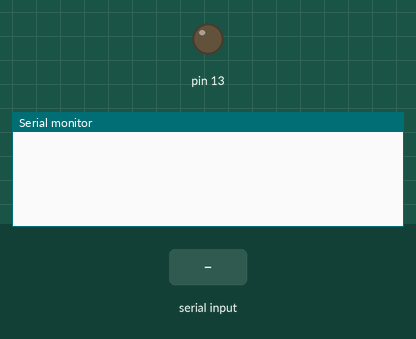
Bench run of a sketch on a simulated Arduino Uno, built with avr-gcc and run on an emulated ATmega328P. Shown: output pins drawn as LEDs (lit = HIGH), the last lines printed to the serial monitor. The inputs (shaded band) are chosen by the test bench.

Above: at 1.2 s.
1.3 s: "90,45\n" received over Serial
At 3.2 s:
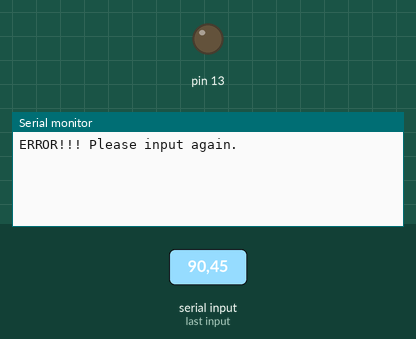
3.8 s: "30,150\n" received over Serial
At 5.2 s:
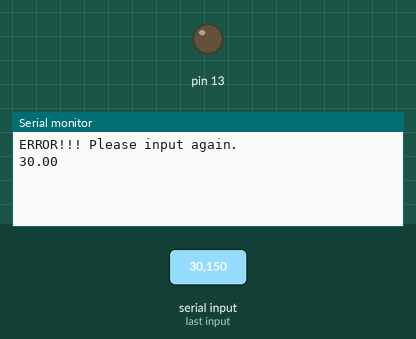

Measured:
- after the input at 1.3 s, the serial monitor: prints a new line after 1.0 s (image 1)
- after the input at 3.8 s, the serial monitor: prints a new line after 1.0 s (image 2)

The sketch:

BioReactorControl.ino
```cpp
/*
  This program blinks pin 13 of the Arduino (the
  built-in LED)
*/

float var;
float setTemp = 25.00;       //default
float setpH = 5.0;           //default
int motorRPM = 1000;         //default

void setup()
{
  pinMode(13, OUTPUT);
  Serial.begin(9600);
}

void loop()
{
  while(Serial.available()>0)  //when serial available
  {
    var = Serial.readString().toFloat();
    if(var >= 500 && var <= 1500 ){    //New RPM
        motorRPM = var;
        Serial.println(motorRPM);
    }
    else if(var >= 20 && var <= 35){    //New Temperature
        setTemp = var;
        Serial.println(setTemp);
    }
    else if(var >= 3 && var <= 5){      //New pH
        setpH = var;
        Serial.println(setpH);
    }
    else{
          Serial.println("ERROR!!! Please input again.");
    }
  }
}
```
